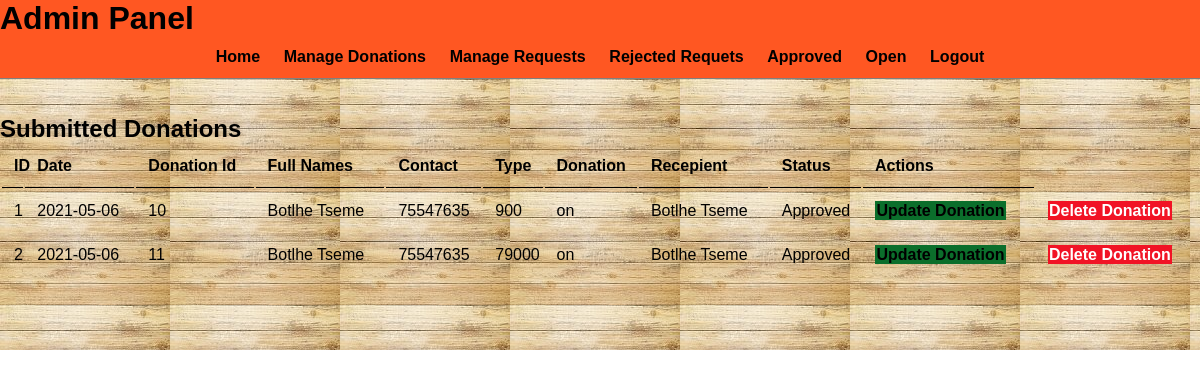
/admin/manage-donations.php (signed in), run on the app's committed database.
### tables this page shows
CREATE TABLE `donate` (
  `id` int(100) NOT NULL,
  `name` varchar(100) NOT NULL,
  `username` varchar(100) NOT NULL,
  `number` int(100) NOT NULL,
  `type` varchar(100) NOT NULL,
  `donation` varchar(100) NOT NULL,
  `specify` varchar(100) NOT NULL,
  `date` date NOT NULL,
  `status` varchar(255) NOT NULL
);

### admin/manage-donations.php (the view, shortened to what this page needs)
<?php  include('./partials/menu.php');   ?>
 <div class="Main-content">
</head>
<h2>Submitted Donations</h2>
<table class = "tbl_full">
<tr>
<th>ID</th>
<th>Date</th>
<th>Donation Id</th>
<th>Full Names </th>
<th>Contact</th>
<th>Type</th>
<th>Donation</th>
<th>Recepient</th>
<th>Status</th>
<th>Actions</th>
</tr>
<?php
            $sql = "SELECT * FROM donate ORDER BY 'date' DESC ";
            $res = mysqli_query($conn, $sql);
                $count = mysqli_num_rows($res);
                $sn = 1;
                 if($count>0)
                 {
                    while ($row= mysqli_fetch_assoc($res)) {
                     $id = $row['id'];
                       $name = $row['name'];
                         $status = $row['status'];
                      $number = $row['number'];
                 $date=$row['date'];
                   $type=$row['type'];
                     $donation=$row['donation'];
                      $specify=$row['specify'];
                     ?>
<tr>
<td ><?php echo $sn++ ?></td>
<td ><?php echo $date ?></td>
<td ><?php echo $id ?></td>
<td > <?php echo $name ?></td>
<td ><?php echo $number?></td>
<td ><?php echo $type ?></td>
<td ><?php echo $donation?></td>
<td ><?php echo $specify?></td>
<td ><?php echo $status?></td>
<td>
 <a href="<?php echo SITEURL; ?>admin/update-donation.php?id=<?php echo $id; ?>" class="btn-secondary">Update Donation</a>
                    </td>
                    <td>
 <a href="delete-donation.php?donor_del=<?php echo $row['id'];?>" onclick="return confirm('Are you sure you want to delete the donation?');" class="btn btn-danger btn-flat btn-addon btn-xs m-b-10"><i class="fa fa-trash-o" style="font-size:16px"></i>Delete Donation</a>
                    </td>
</tr>
                     <?php
                    }
                }
                     else
                     {
                        ?>
                    <tr>
                  <td colspan="13"><div class="error">No Donations Submitted</div></td>
                 </tr>
<?php
                     }
                     ?>
</table>
</body>
</html>
</body>
</html>

### admin/partials/menu.php (shortened to what this page needs)
<html>
<head>
<link rel = "stylesheet"  href="css/style.css" >
 </head>
<body>
<div class ="Menu">
    <h1 style="float: left;">Admin Panel</h1><br><br>
<div class  = "wrapper">
<ul>
<li><a href="index.php">Home</a></li>
  <li>  <a href="manage-donations.php">Manage Donations</a></li>
   <li> <a href="manage-requests.php">Manage Requests</a></li>
   <li> <a href="rejected.php">Rejected Requets </a></li>
   <li> <a href="approved.php">Approved </a></li>
   <li> <a href="open.php">Open</a></li>
   <li> <a href="logout.php">Logout</a></li>
</ul>
</div>
</div>
</body>

### admin/css/style.css (style rules this page uses)
* { margin: 0 ; padding: 0; font-family: Arial, Helvetica, sans-serif; font: white; }
.wrapper { padding: 1%; width: 80%; margin: 0 auto ; }
.Menu { border-bottom : 1px solid grey ; background-color: #ff5722; }
.Menu { text-align: center; }
.Menu ul { list-style-type: none; }
.Menu ul li a { text-decoration: none; font-weight: bold; color: black; }
.Menu ul li { display: inline ; padding: 1%; }
.Main-content { padding: 3% 0; background-image:url(./images/brownback.jpg); }
.tbl_full { width: 100%; }
table tr th { border-bottom: 1px solid black; padding: 1%; text-align: left; }
table tr td { padding: 1%; }
.btn-secondary { background-color:#0b6e2b; padding: 1%; color: black; text-decoration: none; font-weight: bold; }
.btn-danger { background-color:#f11325; padding: 1%; color: white; text-decoration: none; font-weight: bold; }

### data on the page
donate: date "2021-05-06", id "10", name "Botlhe Tseme", number "75547635", type "900", donation "on", specify "Botlhe Tseme", status "Approved"
donate: date "2021-05-06", id "11", name "Botlhe Tseme", number "75547635", type "79000", donation "on", specify "Botlhe Tseme", status "Approved"
